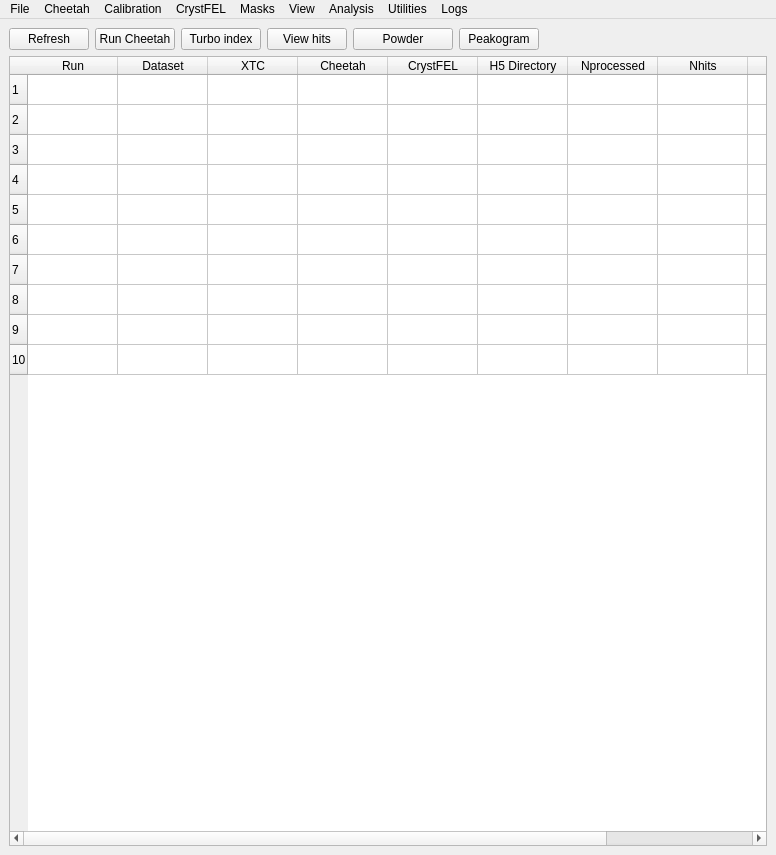
<?xml version="1.0" encoding="UTF-8"?>
<ui version="4.0">
 <class>MainWindow</class>
 <widget class="QMainWindow" name="MainWindow">
  <property name="geometry">
   <rect>
    <x>0</x>
    <y>0</y>
    <width>776</width>
    <height>855</height>
   </rect>
  </property>
  <property name="sizePolicy">
   <sizepolicy hsizetype="Expanding" vsizetype="Expanding">
    <horstretch>0</horstretch>
    <verstretch>0</verstretch>
   </sizepolicy>
  </property>
  <property name="windowTitle">
   <string>Cheetah GUI</string>
  </property>
  <widget class="QWidget" name="centralwidget">
   <layout class="QGridLayout" name="gridLayout">
    <item row="1" column="0">
     <layout class="QVBoxLayout" name="verticalLayout">
      <property name="sizeConstraint">
       <enum>QLayout::SetDefaultConstraint</enum>
      </property>
      <item>
       <layout class="QHBoxLayout" name="horizontalLayout">
        <property name="sizeConstraint">
         <enum>QLayout::SetDefaultConstraint</enum>
        </property>
        <item>
         <widget class="QPushButton" name="button_refresh">
          <property name="sizePolicy">
           <sizepolicy hsizetype="Fixed" vsizetype="Fixed">
            <horstretch>0</horstretch>
            <verstretch>0</verstretch>
           </sizepolicy>
          </property>
          <property name="maximumSize">
           <size>
            <width>100</width>
            <height>25</height>
           </size>
          </property>
          <property name="text">
           <string>Refresh</string>
          </property>
         </widget>
        </item>
        <item>
         <widget class="QPushButton" name="button_runCheetah">
          <property name="sizePolicy">
           <sizepolicy hsizetype="Fixed" vsizetype="Fixed">
            <horstretch>0</horstretch>
            <verstretch>0</verstretch>
           </sizepolicy>
          </property>
          <property name="maximumSize">
           <size>
            <width>100</width>
            <height>25</height>
           </size>
          </property>
          <property name="text">
           <string>Run Cheetah</string>
          </property>
         </widget>
        </item>
        <item>
         <widget class="QPushButton" name="button_index">
          <property name="enabled">
           <bool>true</bool>
          </property>
          <property name="sizePolicy">
           <sizepolicy hsizetype="Fixed" vsizetype="Fixed">
            <horstretch>0</horstretch>
            <verstretch>0</verstretch>
           </sizepolicy>
          </property>
          <property name="maximumSize">
           <size>
            <width>100</width>
            <height>25</height>
           </size>
          </property>
          <property name="text">
           <string>Turbo index</string>
          </property>
         </widget>
        </item>
        <item>
         <widget class="QPushButton" name="button_viewhits">
          <property name="sizePolicy">
           <sizepolicy hsizetype="Fixed" vsizetype="Fixed">
            <horstretch>0</horstretch>
            <verstretch>0</verstretch>
           </sizepolicy>
          </property>
          <property name="maximumSize">
           <size>
            <width>100</width>
            <height>25</height>
           </size>
          </property>
          <property name="text">
           <string>View hits</string>
          </property>
         </widget>
        </item>
        <item>
         <widget class="QPushButton" name="button_virtualpowder">
          <property name="enabled">
           <bool>true</bool>
          </property>
          <property name="sizePolicy">
           <sizepolicy hsizetype="Expanding" vsizetype="Fixed">
            <horstretch>0</horstretch>
            <verstretch>0</verstretch>
           </sizepolicy>
          </property>
          <property name="maximumSize">
           <size>
            <width>100</width>
            <height>25</height>
           </size>
          </property>
          <property name="text">
           <string>Powder</string>
          </property>
         </widget>
        </item>
        <item>
         <widget class="QPushButton" name="button_peakogram">
          <property name="enabled">
           <bool>true</bool>
          </property>
          <property name="sizePolicy">
           <sizepolicy hsizetype="Fixed" vsizetype="Fixed">
            <horstretch>0</horstretch>
            <verstretch>0</verstretch>
           </sizepolicy>
          </property>
          <property name="maximumSize">
           <size>
            <width>100</width>
            <height>25</height>
           </size>
          </property>
          <property name="text">
           <string>Peakogram</string>
          </property>
         </widget>
        </item>
        <item>
         <spacer name="horizontalSpacer">
          <property name="orientation">
           <enum>Qt::Horizontal</enum>
          </property>
          <property name="sizeHint" stdset="0">
           <size>
            <width>40</width>
            <height>20</height>
           </size>
          </property>
         </spacer>
        </item>
       </layout>
      </item>
      <item>
       <widget class="QTableWidget" name="table_status">
        <property name="lineWidth">
         <number>3</number>
        </property>
        <property name="verticalScrollBarPolicy">
         <enum>Qt::ScrollBarAsNeeded</enum>
        </property>
        <property name="horizontalScrollBarPolicy">
         <enum>Qt::ScrollBarAlwaysOn</enum>
        </property>
        <property name="sortingEnabled">
         <bool>true</bool>
        </property>
        <property name="rowCount">
         <number>10</number>
        </property>
        <attribute name="horizontalHeaderCascadingSectionResizes">
         <bool>false</bool>
        </attribute>
        <attribute name="horizontalHeaderDefaultSectionSize">
         <number>90</number>
        </attribute>
        <attribute name="horizontalHeaderHighlightSections">
         <bool>false</bool>
        </attribute>
        <row/>
        <row/>
        <row/>
        <row/>
        <row/>
        <row/>
        <row/>
        <row/>
        <row/>
        <row/>
        <column>
         <property name="text">
          <string>Run</string>
         </property>
        </column>
        <column>
         <property name="text">
          <string>Dataset</string>
         </property>
        </column>
        <column>
         <property name="text">
          <string>XTC</string>
         </property>
        </column>
        <column>
         <property name="text">
          <string>Cheetah</string>
         </property>
        </column>
        <column>
         <property name="text">
          <string>CrystFEL</string>
         </property>
        </column>
        <column>
         <property name="text">
          <string>H5 Directory</string>
         </property>
        </column>
        <column>
         <property name="text">
          <string>Nprocessed</string>
         </property>
        </column>
        <column>
         <property name="text">
          <string>Nhits</string>
         </property>
        </column>
        <column>
         <property name="text">
          <string>Nindex</string>
         </property>
        </column>
        <column>
         <property name="text">
          <string>Hitrate%</string>
         </property>
        </column>
       </widget>
      </item>
      <item>
       <layout class="QHBoxLayout" name="horizontalLayout2"/>
      </item>
     </layout>
    </item>
   </layout>
  </widget>
  <widget class="QMenuBar" name="menuBar">
   <property name="geometry">
    <rect>
     <x>0</x>
     <y>0</y>
     <width>776</width>
     <height>22</height>
    </rect>
   </property>
   <widget class="QMenu" name="menuFile">
    <property name="title">
     <string>File</string>
    </property>
    <addaction name="menu_file_command"/>
    <addaction name="menu_file_startcrawler"/>
    <addaction name="menu_file_newgeometry"/>
    <addaction name="separator"/>
    <addaction name="menu_file_quit"/>
   </widget>
   <widget class="QMenu" name="menuCheetah">
    <property name="title">
     <string>Cheetah</string>
    </property>
    <addaction name="menu_cheetah_processselected"/>
    <addaction name="menu_cheetah_relabel"/>
    <addaction name="menu_cheetah_autorun"/>
   </widget>
   <widget class="QMenu" name="menuAnalysis">
    <property name="title">
     <string>Analysis</string>
    </property>
    <addaction name="menu_analysis_hitrate"/>
    <addaction name="menu_analysis_resolution"/>
    <addaction name="menu_analysis_saturation"/>
    <addaction name="menu_analysis_peakogram"/>
   </widget>
   <widget class="QMenu" name="menu_masks">
    <property name="title">
     <string>Masks</string>
    </property>
    <addaction name="menu_mask_maker"/>
    <addaction name="menu_mask_badpixdark"/>
    <addaction name="menu_mask_badpixbright"/>
    <addaction name="menu_mask_combine"/>
    <addaction name="menu_mask_makecspadgain"/>
    <addaction name="menu_mask_translatecspadgain"/>
    <addaction name="menu_mask_view"/>
   </widget>
   <widget class="QMenu" name="menuPowder">
    <property name="title">
     <string>View</string>
    </property>
    <addaction name="menu_powder_hits"/>
    <addaction name="menu_powder_hits_det"/>
    <addaction name="menu_powder_blank"/>
    <addaction name="menu_powder_blank_det"/>
    <addaction name="menu_powder_peaks_hits"/>
    <addaction name="menu_powder_peaks_blank"/>
    <addaction name="separator"/>
    <addaction name="menu_powder_darkcal"/>
    <addaction name="menu_powder_copydarkcal"/>
   </widget>
   <widget class="QMenu" name="menuLogs">
    <property name="title">
     <string>Logs</string>
    </property>
    <addaction name="menu_log_batch"/>
    <addaction name="menu_log_cheetah"/>
    <addaction name="menu_log_cheetahstatus"/>
   </widget>
   <widget class="QMenu" name="menuUtilities">
    <property name="title">
     <string>Utilities</string>
    </property>
    <addaction name="menu_utilities_calibman"/>
    <addaction name="menu_utilities_psocake"/>
   </widget>
   <widget class="QMenu" name="menuCrystFEL">
    <property name="title">
     <string>CrystFEL</string>
    </property>
    <addaction name="actionView_indexing_results"/>
    <addaction name="actionIndex_mosflm_nolatt"/>
    <addaction name="actionCell_explorer"/>
   </widget>
   <widget class="QMenu" name="menuCalibration">
    <property name="title">
     <string>Calibration</string>
    </property>
   </widget>
   <addaction name="menuFile"/>
   <addaction name="menuCheetah"/>
   <addaction name="menuCalibration"/>
   <addaction name="menuCrystFEL"/>
   <addaction name="menu_masks"/>
   <addaction name="menuPowder"/>
   <addaction name="menuAnalysis"/>
   <addaction name="menuUtilities"/>
   <addaction name="menuLogs"/>
  </widget>
  <action name="menu_file_autorefresh">
   <property name="text">
    <string>Auto refresh table</string>
   </property>
  </action>
  <action name="menu_file_refreshtable">
   <property name="text">
    <string>Refresh table</string>
   </property>
  </action>
  <action name="menu_file_startcrawler">
   <property name="text">
    <string>Start crawler</string>
   </property>
  </action>
  <action name="menu_file_command">
   <property name="text">
    <string>Unlock command operations</string>
   </property>
  </action>
  <action name="menu_file_quit">
   <property name="text">
    <string>Quit</string>
   </property>
  </action>
  <action name="menu_mask_badpixdark">
   <property name="text">
    <string>Make bad pixel mask from darkcal</string>
   </property>
  </action>
  <action name="menu_mask_badpixbright">
   <property name="enabled">
    <bool>false</bool>
   </property>
   <property name="text">
    <string>Make bad pixel mask from brightfield</string>
   </property>
  </action>
  <action name="actionDefault_particle_display_settings">
   <property name="text">
    <string>Default particle display settings</string>
   </property>
  </action>
  <action name="actionHistogram_clip">
   <property name="checkable">
    <bool>true</bool>
   </property>
   <property name="checked">
    <bool>true</bool>
   </property>
   <property name="text">
    <string>Histogram clip</string>
   </property>
  </action>
  <action name="actionAuto_scale_levels">
   <property name="checkable">
    <bool>true</bool>
   </property>
   <property name="checked">
    <bool>true</bool>
   </property>
   <property name="text">
    <string>Clamp histogram scale </string>
   </property>
  </action>
  <action name="menu_cheetah_processselected">
   <property name="text">
    <string>Process selected runs</string>
   </property>
  </action>
  <action name="menu_cheetah_relabel">
   <property name="text">
    <string>Label or relabel dataset</string>
   </property>
  </action>
  <action name="menu_cheetah_autorun">
   <property name="text">
    <string>Autorun when new data is ready</string>
   </property>
  </action>
  <action name="menu_mask_combine">
   <property name="text">
    <string>Combine masks</string>
   </property>
  </action>
  <action name="menu_mask_makecspadgain">
   <property name="text">
    <string>Create CSPAD gain map</string>
   </property>
  </action>
  <action name="menu_mask_translatecspadgain">
   <property name="text">
    <string>Translate CSPAD gain map</string>
   </property>
  </action>
  <action name="menu_analysis_peakogram">
   <property name="text">
    <string>Peakogram</string>
   </property>
  </action>
  <action name="menu_analysis_saturation">
   <property name="text">
    <string>Saturation check</string>
   </property>
  </action>
  <action name="menu_analysis_hitrate">
   <property name="text">
    <string>Hit rate plot</string>
   </property>
  </action>
  <action name="menu_analysis_resolution">
   <property name="text">
    <string>Resolution plot</string>
   </property>
  </action>
  <action name="menu_powder_hits">
   <property name="text">
    <string>Virtual powder hits (class 1, background subtracted)</string>
   </property>
  </action>
  <action name="menu_powder_hits_det">
   <property name="text">
    <string>Virtual powder hits (class 1, detector corrected only)</string>
   </property>
  </action>
  <action name="menu_powder_blank">
   <property name="text">
    <string>Virtual powder blanks (class 0, background subtracted)</string>
   </property>
  </action>
  <action name="menu_powder_blank_det">
   <property name="text">
    <string>Virtual powder blanks (class 0, detector corrected only)</string>
   </property>
  </action>
  <action name="menu_powder_peaks_hits">
   <property name="text">
    <string>Peakfinder virtual powder hits (class 1)</string>
   </property>
  </action>
  <action name="menu_powder_peaks_blank">
   <property name="text">
    <string>Peakfinder virtual powder blanks (class 0)</string>
   </property>
  </action>
  <action name="menu_log_batch">
   <property name="text">
    <string>Batch log file</string>
   </property>
  </action>
  <action name="menu_log_cheetah">
   <property name="text">
    <string>Cheetah log file</string>
   </property>
  </action>
  <action name="menu_log_cheetahstatus">
   <property name="text">
    <string>Cheetah status file</string>
   </property>
  </action>
  <action name="menu_mask_maker">
   <property name="text">
    <string>Mask maker</string>
   </property>
  </action>
  <action name="menu_utilities_psocake">
   <property name="text">
    <string>psocake (Chuck)</string>
   </property>
  </action>
  <action name="menu_powder_darkcal">
   <property name="text">
    <string>View darkcal</string>
   </property>
  </action>
  <action name="menu_mask_view">
   <property name="text">
    <string>View mask file</string>
   </property>
  </action>
  <action name="menu_file_newgeometry">
   <property name="text">
    <string>Change geometry file</string>
   </property>
  </action>
  <action name="menu_utilities_calibman">
   <property name="text">
    <string>calibman (pcds)</string>
   </property>
  </action>
  <action name="menu_powder_copydarkcal">
   <property name="text">
    <string>Copy darkcal.h5 to calib/darkcal</string>
   </property>
  </action>
  <action name="actionCell_explorer">
   <property name="text">
    <string>Cell explorer</string>
   </property>
  </action>
  <action name="actionView_indexing_results">
   <property name="text">
    <string>View indexing results</string>
   </property>
  </action>
  <action name="actionIndex_mosflm_nolatt">
   <property name="text">
    <string>Index mosflm-nolatt</string>
   </property>
  </action>
 </widget>
 <resources/>
 <connections/>
</ui>
